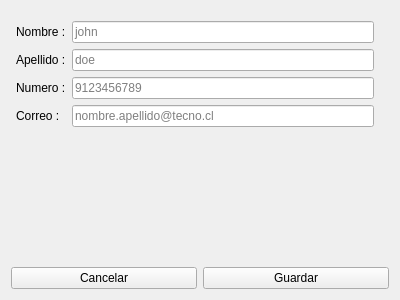
<?xml version="1.0" encoding="UTF-8"?>
<ui version="4.0">
 <class>Form</class>
 <widget class="QWidget" name="Form">
  <property name="geometry">
   <rect>
    <x>0</x>
    <y>0</y>
    <width>400</width>
    <height>300</height>
   </rect>
  </property>
  <property name="windowTitle">
   <string>Form</string>
  </property>
  <layout class="QVBoxLayout" name="verticalLayout">
   <item>
    <layout class="QFormLayout" name="formLayout">
     <property name="leftMargin">
      <number>5</number>
     </property>
     <property name="topMargin">
      <number>10</number>
     </property>
     <property name="rightMargin">
      <number>15</number>
     </property>
     <item row="0" column="0">
      <widget class="QLabel" name="label">
       <property name="text">
        <string>Nombre :</string>
       </property>
      </widget>
     </item>
     <item row="1" column="0">
      <widget class="QLabel" name="label_2">
       <property name="text">
        <string>Apellido :</string>
       </property>
      </widget>
     </item>
     <item row="2" column="0">
      <widget class="QLabel" name="label_3">
       <property name="text">
        <string>Numero :</string>
       </property>
      </widget>
     </item>
     <item row="3" column="0">
      <widget class="QLabel" name="label_4">
       <property name="text">
        <string>Correo :</string>
       </property>
      </widget>
     </item>
     <item row="0" column="1">
      <widget class="QLineEdit" name="name_edit">
       <property name="placeholderText">
        <string>john</string>
       </property>
      </widget>
     </item>
     <item row="1" column="1">
      <widget class="QLineEdit" name="lastname_edit">
       <property name="placeholderText">
        <string>doe</string>
       </property>
      </widget>
     </item>
     <item row="2" column="1">
      <widget class="QLineEdit" name="phone_edit">
       <property name="placeholderText">
        <string>9123456789</string>
       </property>
      </widget>
     </item>
     <item row="3" column="1">
      <widget class="QLineEdit" name="mail_edit">
       <property name="placeholderText">
        <string>nombre.apellido@tecno.cl</string>
       </property>
      </widget>
     </item>
    </layout>
   </item>
   <item>
    <layout class="QHBoxLayout" name="horizontalLayout">
     <item>
      <widget class="QPushButton" name="cancel_btn">
       <property name="text">
        <string>Cancelar</string>
       </property>
      </widget>
     </item>
     <item>
      <widget class="QPushButton" name="save_btn">
       <property name="text">
        <string>Guardar</string>
       </property>
      </widget>
     </item>
    </layout>
   </item>
  </layout>
 </widget>
 <resources/>
 <connections/>
</ui>
